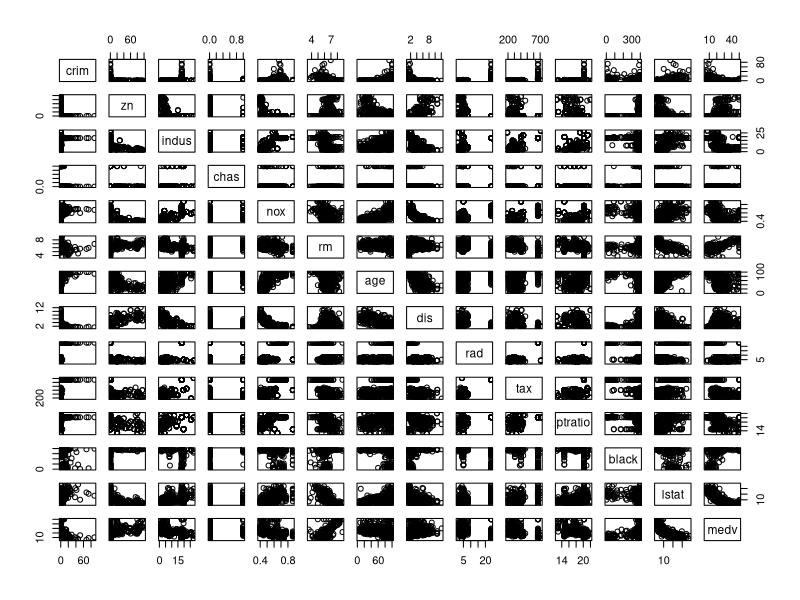
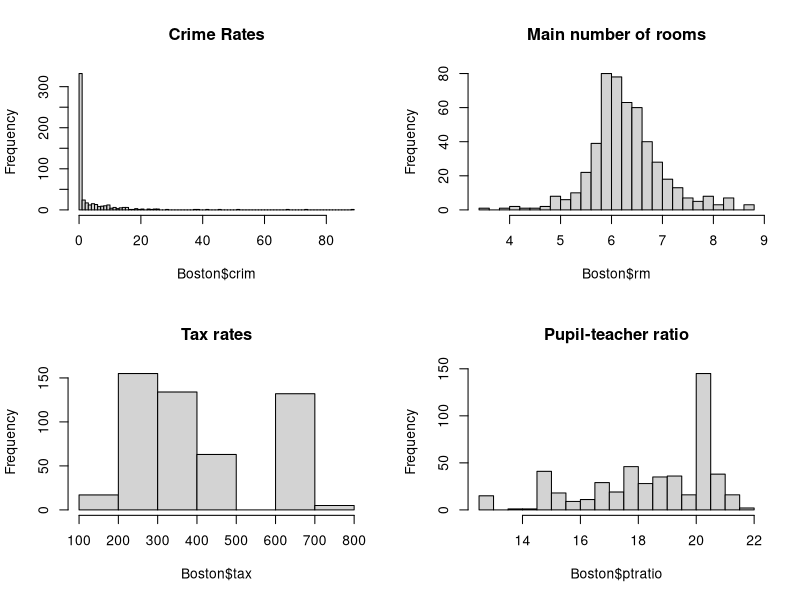
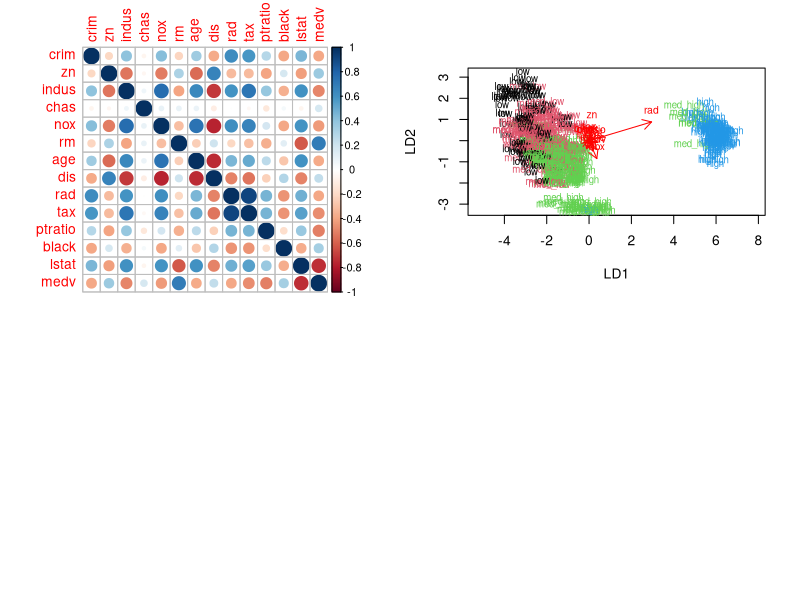
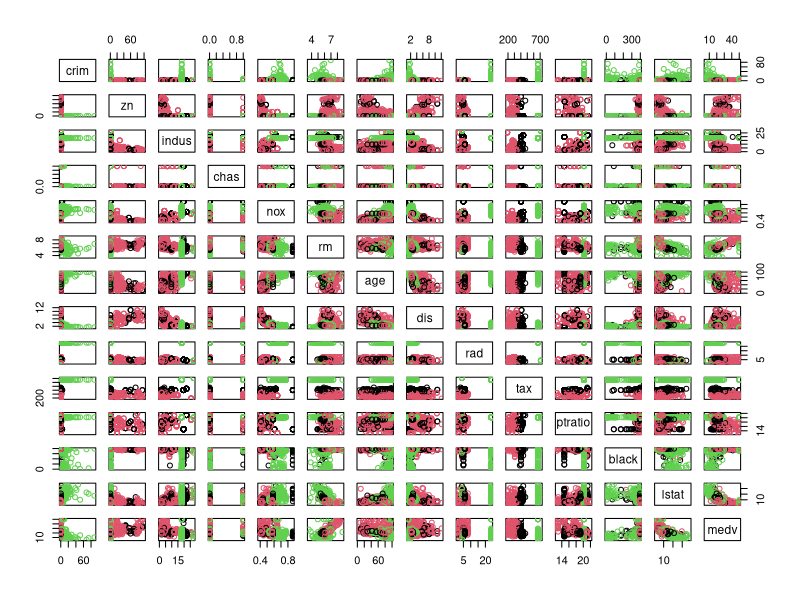

Here is the R script that generated these plots, in order:
## ---- chunk 1
knitr::opts_chunk$set(echo = TRUE)

#libraries
library(MASS)
library(tidyverse)
library(ggplot2)
library(GGally)
library(corrplot)
## ---- chunk 2
getwd()
dim(Boston)
glimpse(Boston)
colnames(Boston)
## ---- chunk 3
summary(Boston)
## ---- chunk 4
pairs(Boston)

par(mfrow=c(2,2))
hist(Boston$crim, main="Crime Rates",breaks="FD")
hist(Boston$rm, main="Main number of rooms", breaks="FD")
hist(Boston$tax, main="Tax rates", breaks="FD")
hist(Boston$ptratio, main="Pupil-teacher ratio", breaks="FD")

## ---- chunk 5
M <- cor(Boston)
corrplot(M, method = "circle")
## ---- chunk 6
# center and standardize variables
boston_scaled <- scale(Boston)

# summaries of the scaled variables
summary(boston_scaled)

# change the object to data frame
boston_scaled <- as.data.frame(boston_scaled)

## ---- chunk 7
# summary of the scaled crime rate
summary(boston_scaled$crim)

# creating a quantile vector of crim 
bins <- quantile(boston_scaled$crim)
bins

# creating a categorical variable 'crime'
crime <- cut(boston_scaled$crim, breaks=bins, include.lowest = TRUE, label= c("low", "med_low", "med_high", "high"))

table(crime)

# remove original crim from the dataset
boston_scaled <- dplyr::select(boston_scaled, -crim)

# add the new categorical value to scaled data
boston_scaled <- data.frame(boston_scaled, crime)

## ---- chunk 8
# number of rows in the Boston dataset 
n <- nrow(boston_scaled)

# choose randomly 80% of the rows
ind <- sample(n,  size = n * 0.8)

# create train set with only those 80% random rows
train <- boston_scaled[ind,]

# create test set excluding those rows in the train set
test <- boston_scaled[-ind,]

## ---- chunk 9
# linear discriminant analysis
lda.fit <- lda(crime ~., data = train)

# print the lda.fit object
lda.fit

# the function for lda biplot arrows
lda.arrows <- function(x, myscale = 1, arrow_heads = 0.1, color = "red", tex = 0.75, choices = c(1,2)){
  heads <- coef(x)
  arrows(x0 = 0, y0 = 0, 
         x1 = myscale * heads[,choices[1]], 
         y1 = myscale * heads[,choices[2]], col=color, length = arrow_heads)
  text(myscale * heads[,choices], labels = row.names(heads), 
       cex = tex, col=color, pos=3)
}

# target classes as numeric
classes <- as.numeric(train$crime)

# plot the lda results
plot(lda.fit, dimen = 2, col=classes, pch=classes)
lda.arrows(lda.fit, myscale = 1)

## ---- chunk 10
#saving the crime categories from the test set
crime.correct <- test$crime

#remove crime variable from test dataset

test2 <- dplyr::select(test, -crime)
colnames(test) # with crime
test$crime #categorical
colnames(test2) # without crime

# predict classes with test data
lda.pred <- predict(lda.fit, newdata = test)

# cross tabulate the results
table(correct = crime.correct, predicted = lda.pred$class)

## ---- chunk 11
library(MASS)
View(Boston)
#standardize the data set
Boston_scaled2 <- scale(Boston)

# calculating the euclidean distance between obesrvations, the most common distance measure
dist_eu <- dist(Boston_scaled2)

# look at the summary of the distances
summary(dist_eu)

# k-means clustering
km <-kmeans(Boston, centers = 3)

# trying different numbers of clusters (1:3)
km <-kmeans(Boston, centers = 3)
summary(km)

# plot the Boston dataset with clusters
pairs(Boston, col=km$cluster)

